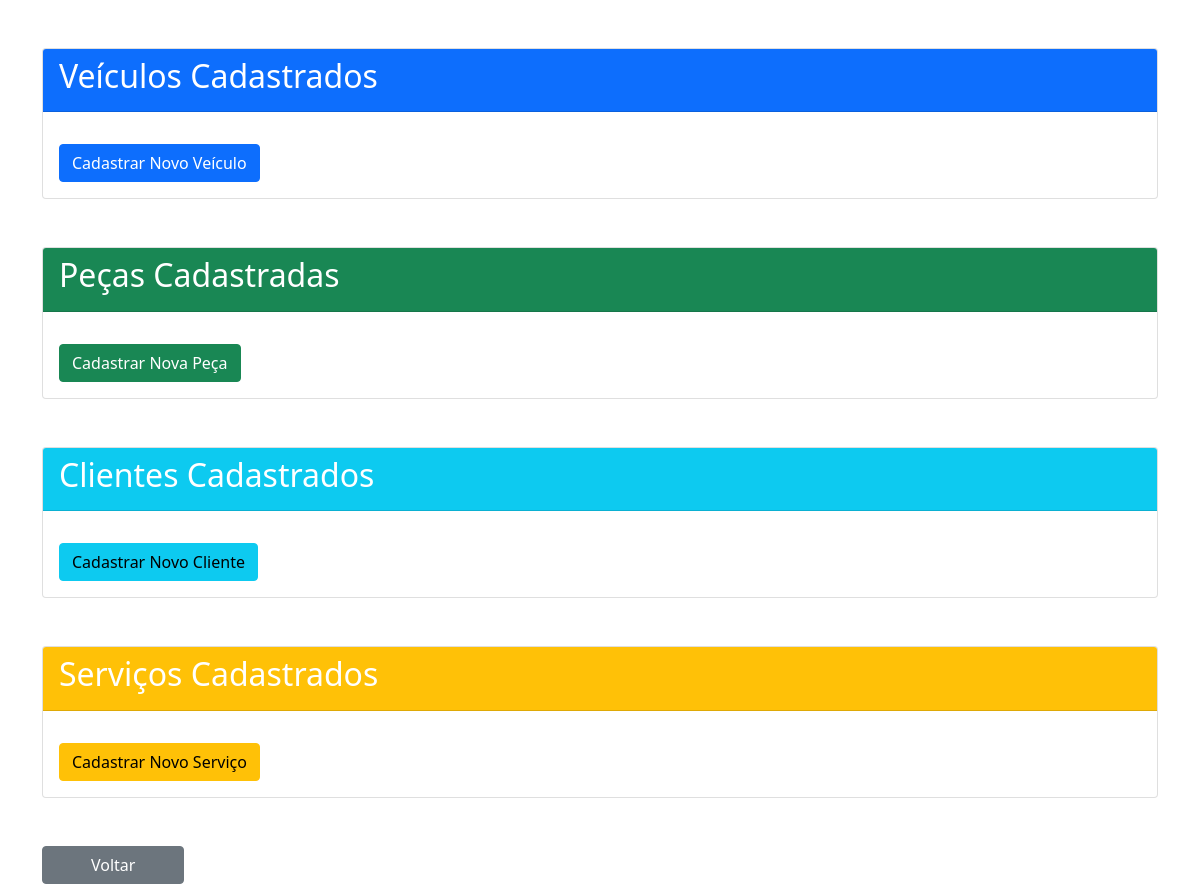
/veiculos/, run on an earlier commit of the app's database.
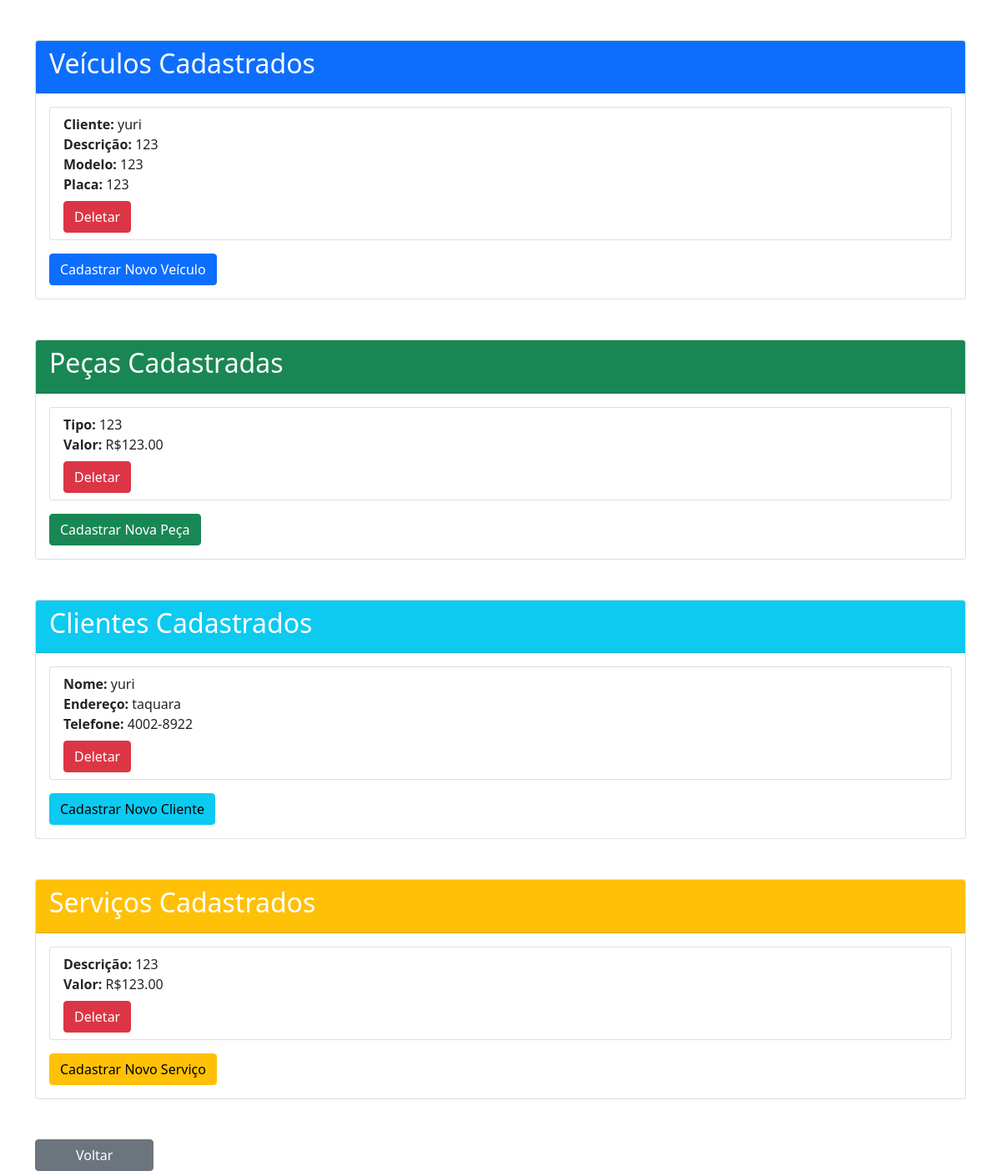
And on a later commit of the database.
### app_mecanica/models.py (models this page shows, shortened)
class Veiculo(models.Model):
    cliente = models.ForeignKey(Cliente, on_delete=models.CASCADE)
    placa = models.CharField(max_length=20)
    descricao = models.CharField(max_length=255)
    modelo = models.CharField(max_length=255)

class Cliente(models.Model):
    nome = models.CharField(max_length=255)
    endereco = models.CharField(max_length=255)
    telefone = models.CharField(max_length=20)
    def __str__(self):
        return self.nome

class Peca(models.Model):
    ordem_de_servico = models.ForeignKey(OrdemDeServico, on_delete=models.CASCADE, null=True)
    tipo = models.CharField(max_length=100)
    valor = models.DecimalField(max_digits=10, decimal_places=2)

class Servico(models.Model):
    ordem_de_servico = models.ForeignKey(OrdemDeServico, on_delete=models.CASCADE, null=True)
    descricao = models.CharField(max_length=255)
    valor = models.DecimalField(max_digits=10, decimal_places=2)

### app_mecanica/views.py (the view)
# urls.py: path('veiculos/', veiculos_list, name='veiculos_list'),
def veiculos_list(request):
    clientes = Cliente.objects.all()
    veiculos = Veiculo.objects.all()
    pecas = Peca.objects.all()
    servicos = Servico.objects.all()
    return render(request, 'veiculos_list.html', {
        'clientes': clientes,
        'veiculos': veiculos,
        'pecas': pecas,
        'servicos': servicos,
    })

### app_mecanica/templates/veiculos_list.html (shortened to what this page needs)
<!DOCTYPE html>
<html lang="en">
<head>
    <link href="https://cdn.jsdelivr.net/npm/bootstrap@5.0.2/dist/css/bootstrap.min.css" rel="stylesheet">
</head>
<body>
<div class="container mt-5">
    <div class="card">
        <div class="card-header bg-primary text-white">
            <h2>Veículos Cadastrados</h2>
        </div>
        <div class="card-body">
            <ul class="list-group">
                {% for veiculo in veiculos %}
                    <li class="list-group-item">
                        <strong>Cliente:</strong> {{ veiculo.cliente }}<br>
                        <strong>Descrição:</strong> {{ veiculo.descricao }}<br>
                        <strong>Modelo:</strong> {{ veiculo.modelo }}<br>
                        <strong>Placa:</strong> {{ veiculo.placa }}<br>
                        <form method="post" action="{% url 'deletar_veiculo' veiculo.id %}">
                            <button type="submit" class="btn btn-danger mt-2">Deletar</button>
                        </form>
                    </li>
                {% endfor %}
            </ul>
            <a href="{% url 'cadastrar_veiculo' %}" class="btn btn-primary mt-3">Cadastrar Novo Veículo</a>
        </div>
    </div>
</div>
<div class="container mt-5">
    <div class="card">
        <div class="card-header bg-success text-white">
            <h2>Peças Cadastradas</h2>
        </div>
        <div class="card-body">
            <ul class="list-group">
                {% for peca in pecas %}
                    <li class="list-group-item">
                        <strong>Tipo:</strong> {{ peca.tipo }}<br>
                        <strong>Valor:</strong> R${{ peca.valor }}<br>
                        <form method="post" action="{% url 'deletar_peca' peca.id %}">
                            <button type="submit" class="btn btn-danger mt-2">Deletar</button>
                        </form>
                    </li>
                {% endfor %}
            </ul>
            <a href="{% url 'cadastrar_peca' %}" class="btn btn-success mt-3">Cadastrar Nova Peça</a>
        </div>
    </div>
</div>
<div class="container mt-5">
    <div class="card">
        <div class="card-header bg-info text-white">
            <h2>Clientes Cadastrados</h2>
        </div>
        <div class="card-body">
            <ul class="list-group">
                {% for cliente in clientes %}
                    <li class="list-group-item">
                        <strong>Nome:</strong> {{ cliente.nome }}<br>
                        <strong>Endereço:</strong> {{ cliente.endereco }}<br>
                        <strong>Telefone:</strong> {{ cliente.telefone }}<br>
                        <form method="post" action="{% url 'deletar_cliente' cliente.id %}">
                            <button type="submit" class="btn btn-danger mt-2">Deletar</button>
                        </form>
                    </li>
                {% endfor %}
            </ul>
            <a href="{% url 'cadastrar_cliente' %}" class="btn btn-info mt-3">Cadastrar Novo Cliente</a>
        </div>
    </div>
</div>
<div class="container mt-5">
    <div class="card">
        <div class="card-header bg-warning text-white">
            <h2>Serviços Cadastrados</h2>
        </div>
        <div class="card-body">
            <ul class="list-group">
                {% for servico in servicos %}
                    <li class="list-group-item">
                        <strong>Descrição:</strong> {{ servico.descricao }}<br>
                        <strong>Valor:</strong> R${{ servico.valor }}<br>
                        <form method="post" action="{% url 'deletar_servico' servico.id %}">
                            <button type="submit" class="btn btn-danger mt-2">Deletar</button>
                        </form>
                    </li>
                {% endfor %}
            </ul>
            <a href="{% url 'cadastrar_servico' %}" class="btn btn-warning mt-3">Cadastrar Novo Serviço</a>
        </div>
    </div>
</div>
<div class="container mt-5">
    <a href="{% url 'home' %}" class="btn btn-secondary px-5">Voltar</a>
</div>
</body>
</html>

What changed in the data, as far as the page shows it:
added Veiculo: cliente "yuri", descricao "123", modelo "123", placa "123"
added Peca: tipo "123", valor "123.00"
added Cliente: nome "yuri", endereco "taquara", telefone "4002-8922"
added Servico: descricao "123", valor "123.00"
